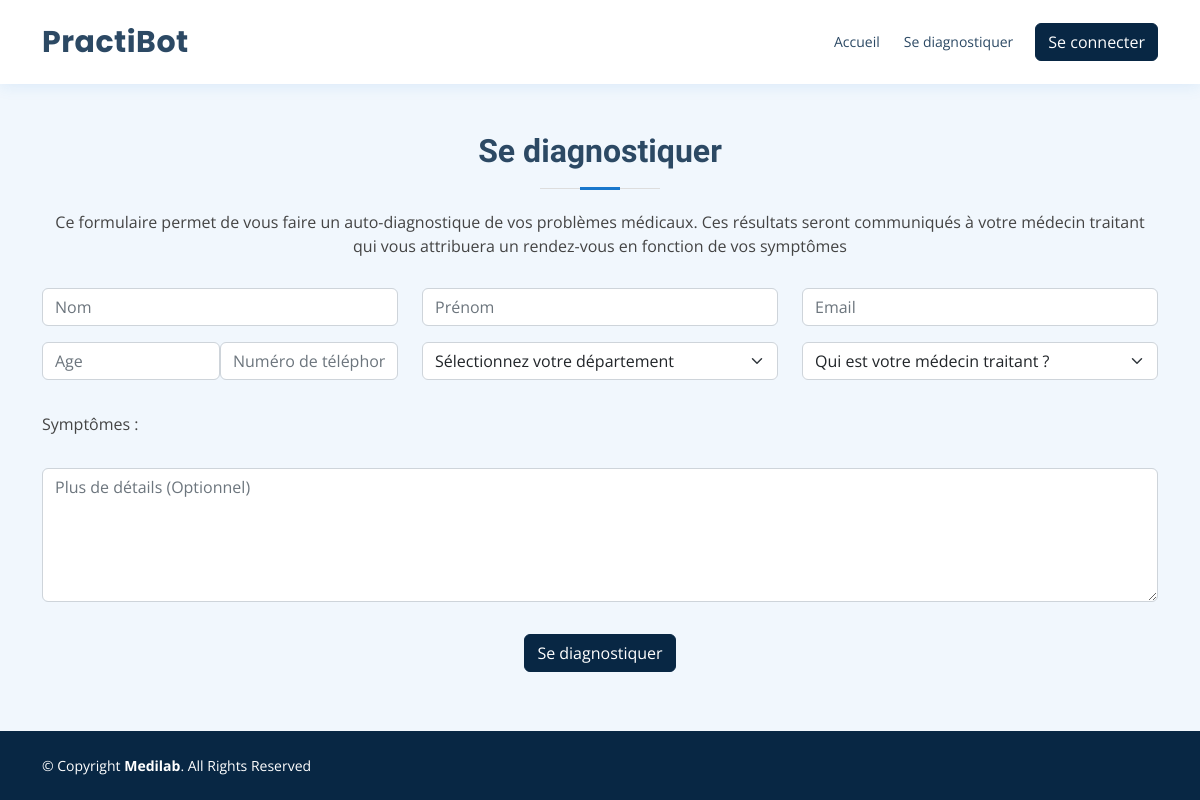
Page /pages/form.php?form=2 on the earlier database version.
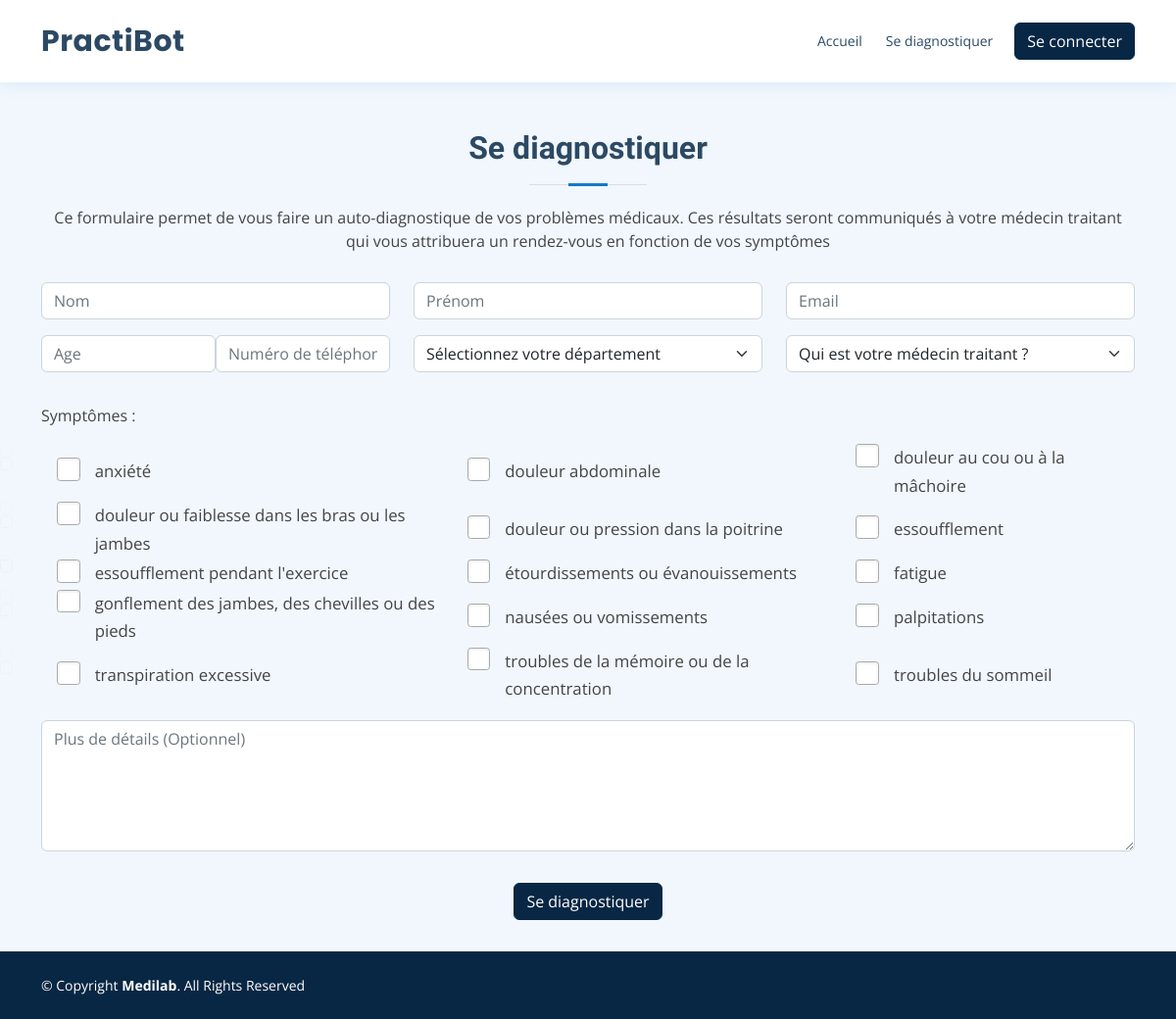
Same page on the later database version.
### tables this page shows
CREATE TABLE `specialite_symptome` (
  `id_spe_symptome` int(11) NOT NULL,
  `id_spe` int(11) NOT NULL,
  `id_symptome` int(11) NOT NULL
);

CREATE TABLE `symptome` (
  `id_symptome` int(11) NOT NULL,
  `nom` varchar(50) NOT NULL
);

### components/symptomes.php (the view)
<table class="tabForm">
    <tr>
        <?php
        $stmt = $conn->prepare("SELECT * FROM specialite_symptome ss INNER JOIN symptome s ON ss.id_symptome = s.id_symptome WHERE id_spe = :form ORDER BY s.nom");
        $stmt->bindParam(':form', $form);
        $stmt->execute();
        $i = 0;
        $j = 0;
        while ($row = $stmt->fetch(PDO::FETCH_ASSOC)) {
            $j = $j + 1;
            if ($i == 3 ) {
                echo "</tr>";
                echo "<tr>";
                $i = 0;
            }
            echo "<td>";
            echo "<div>";
            echo "<input type='checkbox' id='" . $j . "' name='" . $j . "'>";
            echo "<label for='" . $j . "'>" . $row['nom'] . "</label>";
            echo "</div>";
            echo "</td>";
            $i = $i + 1;
        }
        ?>
    </tr>
</table>

### pages/form.php (shortened to what this page needs)
<?php
  $form = $_GET['form'];
?>
<!DOCTYPE html>
<html lang="fr">
<body class="section-bg  min-vh-100 d-flex flex-column flex-sm-column flex-md-column flex-lg-column flex-xl-column flex-nowrap flex-sm-nowrap flex-md-nowrap flex-lg-nowrap flex-xl-nowrap justify-content-between justify-content-sm-between justify-content-md-between justify-content-lg-between justify-content-xl-between">
<?php
  include '../components/header.php';
?>
  <main id="appointment" class="marginFatTop marginThinBottom">
    <div class="container">
      <div class="section-title">
        <h2>Se diagnostiquer</h2>
        <p>
          Ce formulaire permet de vous faire un auto-diagnostique de vos problèmes médicaux. Ces résultats seront
          communiqués à votre médecin traitant qui vous attribuera un rendez-vous en fonction de vos symptômes
        </p>
      </div>
      <?php
        include '../components/formulaire.php';
      ?>
    </div>
  </main>
</body>
</html>

### components/header.php (shortened to what this page needs)
<header id="header" class="fixed-top">
    <div class="container d-flex align-items-center">
        <h1 class="logo me-auto"><a href="../index.php">PractiBot</a></h1>
        <nav id="navbar" class="navbar order-last order-lg-0">
            <ul>
                <li><a class="nav-link scrollto" href="../index.php">Accueil</a></li>
                <li><a class="nav-link scrollto" href="form.php?form=1">Se diagnostiquer</a></li>
                <li>
                    <button type="button" class="btn btnPrimary" data-bs-toggle="modal" data-bs-target="#popup">
                        Se connecter
                    </button>
                </li>
            </ul>
        </nav>
    </div>
</header>

### components/formulaire.php (shortened to what this page needs)
<?php
echo "<form action='results.php?form=" . $form . "' method='post' role='form'>";
?>
    <div class="row">
        <div class="col-md-4 form-group">
            <input type="text" name="surname" class="form-control" id="surname" placeholder="Nom">
        </div>
        <div class="col-md-4 form-group">
            <input type="text" name="name" class="form-control" id="name" placeholder="Prénom">
        </div>
        <div class="col-md-4 form-group mt-3 mt-md-0">
            <input type="email" class="form-control" name="email" id="email" placeholder="Email">
        </div>
    </div>
    <div class="row">
        <div class="col-md-4 form-group mt-3">
            <div class="form-group flexRow spaceBetween">
                <div>
                    <input type="text" name="age" class="form-control" id="age" placeholder="Age">
                </div>
                <div>
                    <input type="tel" class="form-control" name="phone" id="phone" placeholder="Numéro de téléphone">
                </div>
            </div>
        </div>
        <div class="col-md-4 form-group mt-3">
        </div>
        <div class="col-md-4 form-group mt-3">
            <select name="doctor" id="doctor" class="form-select">
                <option value="">Qui est votre médecin traitant ?</option>
            </select>
        </div>
    </div>
    <p class="marginThinTop">Symptômes :</p>
    <?php
    include "../components/symptomes.php";
    ?>
    <div class="form-group mt-3">
        <textarea class="form-control" name="message" rows="5" placeholder="Plus de détails (Optionnel)"></textarea>
    </div>
    <div class="text-center">
        <button type="submit" class="btn btnPrimary marginThinTop">Se diagnostiquer</button>
    </div>
</form>

### assets/css/style.css (style rules this page uses)
body { font-family: "Open Sans", sans-serif; color: #444444; padding-top: 4.3%; }
footer { bottom: 0; width: 100%; position: sticky; }
a { color: #1977cc; text-decoration: none; }
h1, h2, h3, h4, h5, h6 { font-family: "Raleway", sans-serif; margin-top: auto; }
#header { background: #fff; transition: all 0.5s; padding: 15px 0; box-shadow: 0px 2px 15px rgba(25, 119, 204, 0.1); }
#header .logo { font-size: 30px; margin: 0; padding: 0; line-height: 1; font-weight: 700; letter-spacing: 0.5px; font-family: "Poppins", sans-serif; }
#header .logo a { color: #2c4964; }
.navbar { padding: 0; }
.navbar ul { margin: 0; padding: 0; display: flex; list-style: none; align-items: center; }
.navbar li { position: relative; }
.navbar>ul>li { position: relative; white-space: nowrap; padding: 8px 0 8px 20px; }
.nav-link, .nav-link:focus { display: flex; align-items: center; justify-content: space-between; font-size: 14px; color: #2c4964; white-space: nowrap; transition: 0.3s; border-bottom: 2px solid #fff; padding: 5px 2px; }
.section-bg { background-color: #f1f7fd; }
.section-title { text-align: center; padding-bottom: 30px; }
.section-title h2 { font-size: 32px; font-weight: bold; margin-bottom: 20px; padding-bottom: 20px; position: relative; color: #2c4964; }
.section-title h2::before { content: ""; position: absolute; display: block; width: 120px; height: 1px; background: #ddd; bottom: 1px; left: calc(50% - 60px); }
.section-title h2::after { content: ""; position: absolute; display: block; width: 40px; height: 3px; background: #1977cc; bottom: 0; left: calc(50% - 20px); }
.section-title p { margin-bottom: 0; }
#footer { color: #fff; font-size: 14px; background: #082744; }
.tabForm { margin: 0; width: 100%; }
td { padding-left: 1rem; padding-right: 1rem; }
form p { position: relative; }
[type="checkbox"] { position: absolute; left: 0; opacity: 0.01; }
[type="checkbox"]+label { position: relative; padding-left: 2.3em; font-size: 1.05em; line-height: 1.7; cursor: pointer; }
input[type="checkbox"]:not(:checked)+label::before, input[type="checkbox"]:checked+label::before { content: ''; position: absolute; left: 0; top: 0; width: 1.4em; height: 1.4em; border: 1px solid #aaa; background: #FFF; border-radius: .2em; box-shadow: inset 0 1px 3px rgba(0, 0, 0, .1), 0 0 0 rgba(8,39,68, .2); transition: all .275s; }
input[type="checkbox"]:not(:checked)+label::after, input[type="checkbox"]:checked+label::after { content: '✕'; speak: never; position: absolute; top: .45em; left: .1em; font-size: 1.4em; color: #082744; line-height: 0; transition: all .2s; }
input[type="checkbox"]:not(:checked)+label::after { opacity: 0; transform: scale(0) rotate(45deg); }
.marginFatTop { margin-top: 5rem; }
.marginThinTop { margin-top: 2rem; }
.marginThinBottom { margin-bottom: 2rem; }
.flexRow { display: flex; flex-direction: row; }
.spaceBetween { justify-content: space-between; }
.btnPrimary { color: #fff; background-color: #082744; border: 1px solid #082744; }

Differences in the rows shown:
added specialite_symptome: id_symptome.nom "anxiété"
added specialite_symptome: id_symptome.nom "douleur abdominale"
added specialite_symptome: id_symptome.nom "douleur au cou ou à la mâchoire"
added specialite_symptome: id_symptome.nom "douleur ou faiblesse dans les bras ou les jambes"
added specialite_symptome: id_symptome.nom "douleur ou pression dans la poitrine"
added specialite_symptome: id_symptome.nom "essoufflement"
added specialite_symptome: id_symptome.nom "essoufflement pendant l'exercice"
added specialite_symptome: id_symptome.nom "étourdissements ou évanouissements"
added specialite_symptome: id_symptome.nom "fatigue"
added specialite_symptome: id_symptome.nom "gonflement des jambes, des chevilles ou des pieds"
added specialite_symptome: id_symptome.nom "nausées ou vomissements"
added specialite_symptome: id_symptome.nom "palpitations"
added specialite_symptome: id_symptome.nom "transpiration excessive"
added specialite_symptome: id_symptome.nom "troubles de la mémoire ou de la concentration"
added specialite_symptome: id_symptome.nom "troubles du sommeil"
